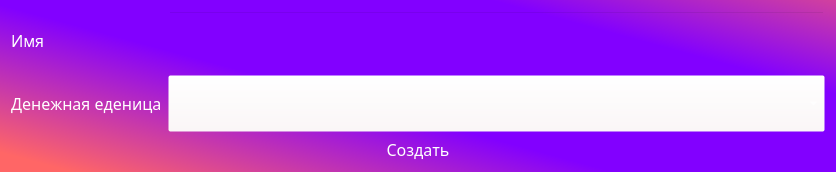
<?xml version="1.0" encoding="UTF-8"?>
<ui version="4.0">
 <class>Dialog</class>
 <widget class="QDialog" name="Dialog">
  <property name="geometry">
   <rect>
    <x>0</x>
    <y>0</y>
    <width>836</width>
    <height>172</height>
   </rect>
  </property>
  <property name="windowTitle">
   <string>Добавление ученика</string>
  </property>
  <property name="styleSheet">
   <string notr="true">QWidget {
	color: white;
	background-color: qlineargradient(spread:reflect, x1:0.647, y1:0.483864, x2:0, y2:0.972, stop:0.298507 rgba(130, 0, 255, 255), stop:0.935323 rgba(255, 102, 102, 255));
	font: 75 12pt Rubik;
}

QLabel {
	background-color: rgba(255, 255, 255, 0);
}

QLineEdit {
	font-size: 20pt;
	background-color: rgba(255, 255, 255, 0);
}

QComboBox {
	background-color: rgba(255, 255, 255, 0);
}

QPushButton {
	background-color: rgba(255, 255, 255, 0);
}

QPushButton:pressed {	
	color: black;
	background-color: #666;
}

QPushButton:hover {
	background-color: #aaa;
}</string>
  </property>
  <layout class="QVBoxLayout" name="verticalLayout">
   <item>
    <layout class="QGridLayout" name="gridLayout">
     <item row="0" column="0">
      <widget class="QLabel" name="lbl_1">
       <property name="styleSheet">
        <string notr="true">background-color: rgba(255, 246, 247, 0);</string>
       </property>
       <property name="text">
        <string>Имя</string>
       </property>
      </widget>
     </item>
     <item row="0" column="1">
      <widget class="QLineEdit" name="name_le">
       <property name="sizePolicy">
        <sizepolicy hsizetype="Expanding" vsizetype="MinimumExpanding">
         <horstretch>0</horstretch>
         <verstretch>0</verstretch>
        </sizepolicy>
       </property>
       <property name="styleSheet">
        <string notr="true">background-color: rgba(255, 246, 247, 0);</string>
       </property>
       <property name="alignment">
        <set>Qt::AlignCenter</set>
       </property>
      </widget>
     </item>
     <item row="1" column="1">
      <widget class="QComboBox" name="currency_box">
       <property name="sizePolicy">
        <sizepolicy hsizetype="Preferred" vsizetype="MinimumExpanding">
         <horstretch>0</horstretch>
         <verstretch>0</verstretch>
        </sizepolicy>
       </property>
       <property name="styleSheet">
        <string notr="true">background-color: rgba(255, 246, 247, 0);</string>
       </property>
      </widget>
     </item>
     <item row="1" column="0">
      <widget class="QLabel" name="lbl_3">
       <property name="styleSheet">
        <string notr="true">background-color: rgba(255, 246, 247, 0);</string>
       </property>
       <property name="text">
        <string>Денежная еденица</string>
       </property>
      </widget>
     </item>
    </layout>
   </item>
   <item>
    <widget class="QPushButton" name="create_btn">
     <property name="sizePolicy">
      <sizepolicy hsizetype="Minimum" vsizetype="Maximum">
       <horstretch>0</horstretch>
       <verstretch>0</verstretch>
      </sizepolicy>
     </property>
     <property name="styleSheet">
      <string notr="true">border: none;</string>
     </property>
     <property name="text">
      <string>Создать</string>
     </property>
    </widget>
   </item>
  </layout>
 </widget>
 <resources/>
 <connections/>
</ui>
